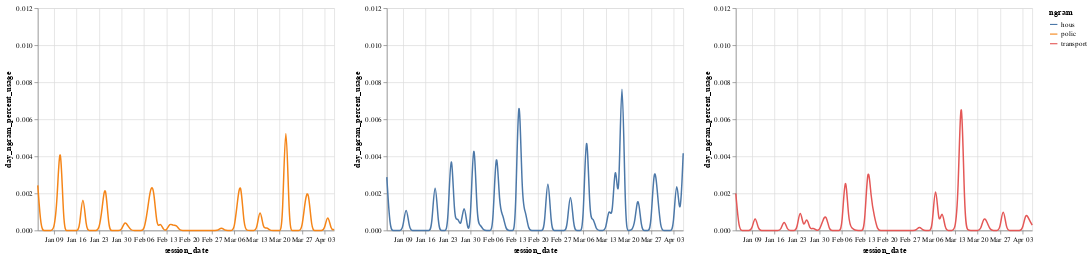

Source (notebook cell):
### Code cell
base = alt.Chart(gram_history).mark_line(interpolate="basis").encode(
    x="session_date:T",
    y="day_ngram_percent_usage:Q",
    color="ngram:N",
)

chart = alt.hconcat()
for ngram in gram_history.ngram.unique():
    chart |= base.transform_filter(datum.ngram == ngram)

chart.resolve_scale(
    x="shared",
    y="shared",
)

### Figure 1 — Vega-Lite specification as saved in the notebook (floating-point values rounded to 4 significant figures; data arrays with more than 128 entries replaced by an {"elided": "..."} marker saying what was removed)
{"config": {"view": {"continuousWidth": 400, "continuousHeight": 300}}, "hconcat": [{"mark": {"type": "line", "interpolate": "basis"}, "encoding": {"color": {"field": "ngram", "type": "nominal"}, "x": {"field": "session_date", "type": "temporal"}, "y": {"field": "day_ngram_percent_usage", "type": "quantitative"}}, "transform": [{"filter": "(datum.ngram === 'polic')"}]}, {"mark": {"type": "line", "interpolate": "basis"}, "encoding": {"color": {"field": "ngram", "type": "nominal"}, "x": {"field": "session_date", "type": "temporal"}, "y": {"field": "day_ngram_percent_usage", "type": "quantitative"}}, "transform": [{"filter": "(datum.ngram === 'hous')"}]}, {"mark": {"type": "line", "interpolate": "basis"}, "encoding": {"color": {"field": "ngram", "type": "nominal"}, "x": {"field": "session_date", "type": "temporal"}, "y": {"field": "day_ngram_percent_usage", "type": "quantitative"}}, "transform": [{"filter": "(datum.ngram === 'transport')"}]}], "data": {"name": "data-5f62701f833b3f6266a9606a6fc46c0f"}, "resolve": {"scale": {"x": "shared", "y": "shared"}}, "$schema": "https://vega.github.io/schema/vega-lite/v4.17.0.json", "datasets": {"data-5f62701f833b3f6266a9606a6fc46c0f": {"elided": "279 records"}}}
